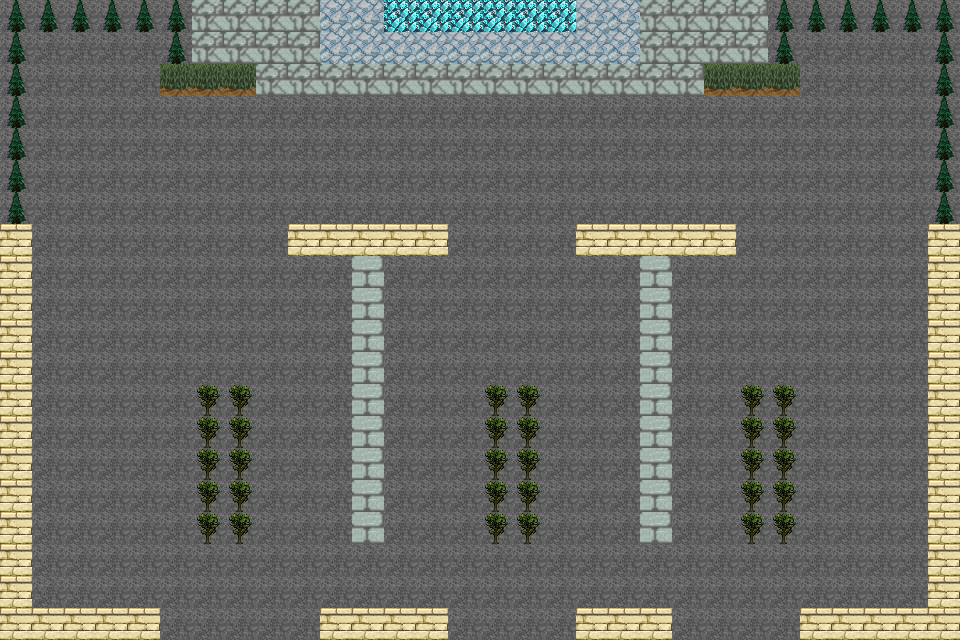

The image is a tile-based game level rendered from a .tmx file. Its description and complete source (layers, tilesets, objects, tile grids) follow:
An orthogonal 30x20 tile map with 32x32 px tiles, 2 tile layers (bottom, Tile Layer 1) and 5 objects.

<map version="1.0" orientation="orthogonal" renderorder="right-down" width="30" height="20" tilewidth="32" tileheight="32" nextobjectid="7">
 <tileset firstgid="1" name="parkingLot" tilewidth="32" tileheight="32" tilecount="256" columns="16">
  <image source="terrain-Derivation_5.png" trans="ffffff" width="512" height="512" />
 </tileset>
 <layer name="bottom" width="30" height="20">
  <data encoding="csv">
1,1,1,1,1,1,1,1,1,1,1,1,1,1,1,1,1,1,1,1,1,1,1,1,1,1,1,1,1,1,
1,1,1,1,1,1,1,1,1,1,1,1,1,1,1,1,1,1,1,1,1,1,1,1,1,1,1,1,1,1,
1,1,1,1,1,1,1,1,1,1,1,1,1,1,1,1,1,1,1,1,1,1,1,1,1,1,1,1,1,1,
1,1,1,1,1,1,1,1,1,1,1,1,1,1,1,1,1,1,1,1,1,1,1,1,1,1,1,1,1,1,
1,1,1,1,1,1,1,1,1,1,1,1,1,1,1,1,1,1,1,1,1,1,1,1,1,1,1,1,1,1,
1,1,1,1,1,1,1,1,1,1,1,1,1,1,1,1,1,1,1,1,1,1,1,1,1,1,1,1,1,1,
1,1,1,1,1,1,1,1,1,1,1,1,1,1,1,1,1,1,1,1,1,1,1,1,1,1,1,1,1,1,
1,1,1,1,1,1,1,1,1,1,1,1,1,1,1,1,1,1,1,1,1,1,1,1,1,1,1,1,1,1,
1,1,1,1,1,1,1,1,1,1,1,1,1,1,1,1,1,1,1,1,1,1,1,1,1,1,1,1,1,1,
1,1,1,1,1,1,1,1,1,1,1,1,1,1,1,1,1,1,1,1,1,1,1,1,1,1,1,1,1,1,
1,1,1,1,1,1,1,1,1,1,1,1,1,1,1,1,1,1,1,1,1,1,1,1,1,1,1,1,1,1,
1,1,1,1,1,1,1,1,1,1,1,1,1,1,1,1,1,1,1,1,1,1,1,1,1,1,1,1,1,1,
1,1,1,1,1,1,1,1,1,1,1,1,1,1,1,1,1,1,1,1,1,1,1,1,1,1,1,1,1,1,
1,1,1,1,1,1,1,1,1,1,1,1,1,1,1,1,1,1,1,1,1,1,1,1,1,1,1,1,1,1,
1,1,1,1,1,1,1,1,1,1,1,1,1,1,1,1,1,1,1,1,1,1,1,1,1,1,1,1,1,1,
1,1,1,1,1,1,1,1,1,1,1,1,1,1,1,1,1,1,1,1,1,1,1,1,1,1,1,1,1,1,
1,1,1,1,1,1,1,1,1,1,1,1,1,1,1,1,1,1,1,1,1,1,1,1,1,1,1,1,1,1,
1,1,1,1,1,1,1,1,1,1,1,1,1,1,1,1,1,1,1,1,1,1,1,1,1,1,1,1,1,1,
1,1,1,1,1,1,1,1,1,1,1,1,1,1,1,1,1,1,1,1,1,1,1,1,1,1,1,1,1,1,
1,1,1,1,1,1,1,1,1,1,1,1,1,1,1,1,1,1,1,1,1,1,1,1,1,1,1,1,1,1
</data>
 </layer>
 <layer name="Tile Layer 1" width="30" height="20">
  <data encoding="csv">
64,64,64,64,64,64,102,102,102,102,68,68,25,25,25,25,25,25,68,68,102,102,102,102,64,64,64,64,64,64,
64,1,1,1,1,64,102,102,102,102,68,68,68,68,68,68,68,68,68,68,102,102,102,102,64,1,1,1,1,64,
64,1,1,1,1,78,78,78,102,102,102,102,102,102,102,102,102,102,102,102,102,102,78,78,78,1,1,1,1,64,
64,1,1,1,1,1,1,1,1,1,1,1,1,1,1,1,1,1,1,1,1,1,1,1,1,1,1,1,1,64,
64,1,1,1,1,1,1,1,1,1,1,1,1,1,1,1,1,1,1,1,1,1,1,1,1,1,1,1,1,64,
64,1,1,1,1,1,1,1,1,1,1,1,1,1,1,1,1,1,1,1,1,1,1,1,1,1,1,1,1,64,
64,1,1,1,1,1,1,1,1,1,1,1,1,1,1,1,1,1,1,1,1,1,1,1,1,1,1,1,1,64,
193,1,1,1,1,1,1,1,1,193,193,193,193,193,1,1,1,1,193,193,193,193,193,1,1,1,1,1,1,193,
193,1,1,1,1,1,1,1,1,1,1,214,1,1,1,1,1,1,1,1,214,1,1,1,1,1,1,1,1,193,
193,1,1,1,1,1,1,1,1,1,1,214,1,1,1,1,1,1,1,1,214,1,1,1,1,1,1,1,1,193,
193,1,1,1,1,1,1,1,1,1,1,214,1,1,1,1,1,1,1,1,214,1,1,1,1,1,1,1,1,193,
193,1,1,1,1,1,1,1,1,1,1,214,1,1,1,1,1,1,1,1,214,1,1,1,1,1,1,1,1,193,
193,1,1,1,1,1,31,31,1,1,1,214,1,1,1,31,31,1,1,1,214,1,1,31,31,1,1,1,1,193,
193,1,1,1,1,1,31,31,1,1,1,214,1,1,1,31,31,1,1,1,214,1,1,31,31,1,1,1,1,193,
193,1,1,1,1,1,31,31,1,1,1,214,1,1,1,31,31,1,1,1,214,1,1,31,31,1,1,1,1,193,
193,1,1,1,1,1,31,31,1,1,1,214,1,1,1,31,31,1,1,1,214,1,1,31,31,1,1,1,1,193,
193,1,1,1,1,1,31,31,1,1,1,214,1,1,1,31,31,1,1,1,214,1,1,31,31,1,1,1,1,193,
193,1,1,1,1,1,1,1,1,1,1,1,1,1,1,1,1,1,1,1,1,1,1,1,1,1,1,1,1,193,
193,1,1,1,1,1,1,1,1,1,1,1,1,1,1,1,1,1,1,1,1,1,1,1,1,1,1,1,1,193,
193,193,193,193,193,1,1,1,1,1,193,193,193,193,1,1,1,1,193,193,193,1,1,1,1,193,193,193,193,193
</data>
 </layer>
 <objectgroup name="Object Layer 1" visible="0">
  <object id="1" x="297.333" y="150.667" />
  <object id="2" x="513.333" y="214.667" />
  <object id="3" x="110.667" y="365.333" />
  <object id="4" x="852" y="369.333" />
  <object id="5" x="846.667" y="145.333" />
 </objectgroup>
</map>
